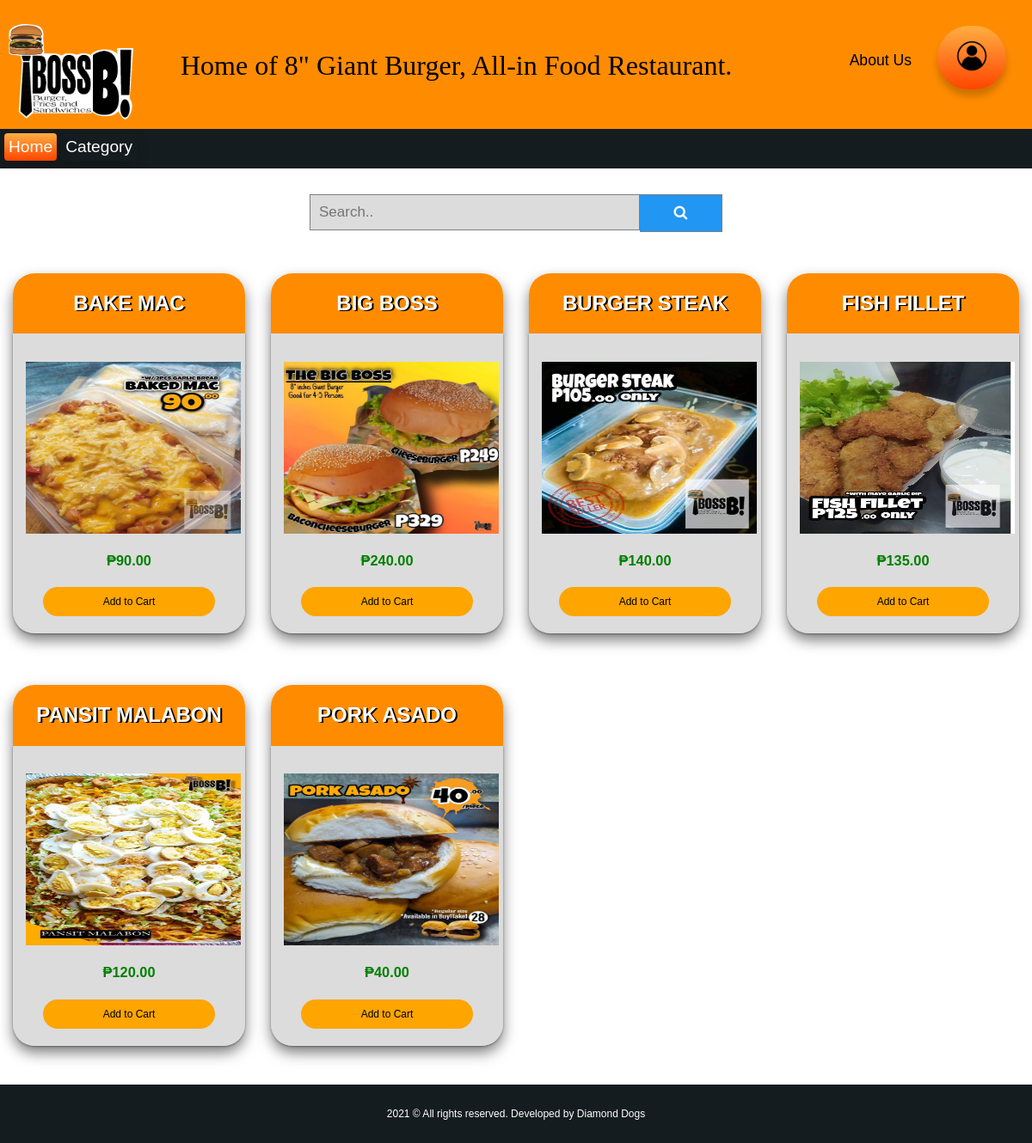
The page /user/visitor_dashb.php on the database its author committed.
### tables this page shows
CREATE TABLE `products` (
  `PROD_ID` int(100) NOT NULL,
  `IMAGE` varchar(60) NOT NULL,
  `PROD_NAME` varchar(100) NOT NULL,
  `AVAILABILITY` varchar(20) NOT NULL,
  `PRICE` int(11) NOT NULL,
  `CATEGORY` char(60) NOT NULL
);

### user/visitor_dashb.php (the view, shortened to what this page needs)
<?php
	include ('../dbase/dbaseconnection.php');
?>
<!DOCTYPE html>
<html>
<head>
    <link rel="stylesheet" href="https://cdnjs.cloudflare.com/ajax/libs/font-awesome/4.7.0/css/font-awesome.min.css">
  </head>
<!DOCTYPE html>
<html>
<head>
  </head>
  <body >
  </head>
  <body>
      <div class="header3">
		<div class="dropdown">
            <a href="signin.php"><button class="dropbtn"><img src="../icons/usericon.png" href="signin.php" style="margin:auto;max-width:100%"></img></button></a>
         </div>
			<a class="about" href="aboutus.php" >About Us</a>&nbsp;
		 <p>Home of 8" Giant Burger, All-in Food Restaurant.<p>
       <h1><img src="../icons/logo.png" class="logo" style="max-width:20%"></h1>
	 </div>
  <div class="topnav" id="myTopnav">
          <div class = "nav_opt">
            <a class='home' href="visitor_dashb.php">Home</a>
            <form method=POST action='visitor_dashb.php'>
              <div class="cdropdown">
                <a class="cdropbtn" autofocus="autofocus">Category</a>
                <br><br>
              </div>
            </form>
          </div>
  </div>
      <form method="POST" class="search_cust" action="visitor_dashb.php" style="margin:auto;max-width:40%">
            <input type="text" placeholder="Search.." name="search">
            <button type="submit"><i class="fa fa-search"></i></button>
      </form>
<div class="row">
  <?php
        if(isset($_POST['search'])) {
          $search = $_POST['search'];
          $search = preg_replace("#[^0-9a-z]i#","", $search);
          $query = mysqli_query($conn, "SELECT * FROM products WHERE PROD_NAME LIKE '%".$search."%' ") or die ("Could not search");
        }
        else if(isset($_POST['burger'])) {
          $query = mysqli_query($conn, "SELECT * FROM products WHERE CATEGORY='Burgers' AND AVAILABILITY='Available'") or die ("Category is Empty");
        }
        else if(isset($_POST['meals'])) {
          $query = mysqli_query($conn, "SELECT * FROM products WHERE CATEGORY='Meals' AND AVAILABILITY='Available'") or die ("Category is Empty");
        }
        else if(isset($_POST['bvrgs'])) {
          $query = mysqli_query($conn, "SELECT * FROM products WHERE CATEGORY='Partytray' AND AVAILABILITY='Available'") or die ("Category is Empty");
        }
        else {
          $query=mysqli_query($conn,"select * FROM products WHERE AVAILABILITY='Available' ORDER BY PROD_NAME")or die(mysqli_error($conn));
        }
          while($row=mysqli_fetch_array($query)) {
  ?>
        <div class="col-3 col-s-12">
          <div class="food-card"style="border-radius:25px 25px 25px 25px">
            <div class="header1" style="border-radius:25px 25px 0px 0px" >
            <h1><?php echo strtoupper($row['PROD_NAME']);?></h1>
            </div>
            <div class="aside"  style="border-radius: 0px 0px 25px 25px">
              <center>
                <h2><img style="width:250px;height:200px" src="../imgs/<?php echo $row['IMAGE'];?>"></h2>
              </center>
                <h3><font color="green">&#8369;<?php echo number_format($row['PRICE'],2);?></font></h3>
                  <a class="button" href="signin.php" style="vertical-align:middle"><span> Add to Cart </span></a>
			</div>
          </div>
        </div>
  <?php
    }
  ?>
  </div>
    <div class="footer">
      <p>2021 © All rights reserved. Developed by <a class="dev_link" href="developer">Diamond Dogs</a></p>
    </div>
</body>
</html>

### user/visitor_dashb.php (style rules this page uses)
body { margin: 0; font-family: Arial, Helvetica, sans-serif; background-color: white; }
.topnav { overflow: hidden; background-color:#151c1f; padding: 5px; }
.topnav a { font-family: Arial, Helvetica, sans-serif; float: left; display: block; color: white; text-align: center; padding: 5px; background:none; text-decoration: none; font-size: 1.2em; border-radius: 4px; cursor: pointer; }
.topnav a.home { font-family: Arial, Helvetica, sans-serif; color: white; background-image: linear-gradient(#ffae42, #ff4500); }
.nav_opt a { box-shadow: 0px 8px 16px 0px rgba(0,0,0,0.2); }
.dropbtn { background-image: linear-gradient(#ffae42, #ff4500); align-items: center; width: 80px; font-family: 'San Serif'; font-size: 14px; border: none; border-radius: 50px; box-shadow: 0px 8px 8px 0px rgba(0,0,0,0.2); transition: transform .2s; cursor: pointer; }
.dropdown { float: right; margin-right:20px; margin-top:20px; }
a.cdropbtn { padding: 5px; }
.cdropbtn { color: black; padding: 8px; font-size: 14px; border: none; }
.cdropdown { float: left; margin-left: 5px; }
* { box-sizing: border-box; }
.row::after { content: ""; clear: both; display: table; }
[class*="col-"] { float: left; padding: 15px; }
html { font-family: "Lucida Sans", sans-serif; }
.aside { background-color:#DCDCDC; padding: 15px; text-align: center; font-size: 14px; box-shadow: 0 1px 3px rgba(0,0,0,0.12), 0 1px 2px rgba(0,0,0,0.24); }
.footer { background-color: #151c1f; color: #ffffff; text-align: center; font-size: 12px; padding: 15px; margin-top:30px; }
[class*="col-"] { width: 100%; }
@media only screen and (min-width: 600px) { .col-s-12 { width: 100%; } }
@media only screen and (min-width: 768px) { .col-3 { width: 25%; } }
.header1 { padding:5px; text-align: center; background-color:#FF8C00; color:white; font-family:arial; font-size: 12px; margin-top: 30px; text-shadow: 2px 1px black; }
form.search_cust input[type=text] { padding: 10px; font-size: 17px; border: 1px solid grey; float: left; width: 80%; background:#DCDCDC; margin-top: 30px; margin-bottom: 5px; }
form.search_cust button { float: left; width: 20%; padding: 11px; background: #2196F3; color: white; font-size: 17px; border: 1px solid grey; border-left: none; cursor: pointer; margin-top: 30px; }
form.search_cust::after { content: ""; clear: both; display: table; }
.button { display: inline-block; border-radius: 35px; background-color: #FFA500; border: none; color: black; text-align: center; font-size: 12px; padding: 10px; width: 200px; transition: all 0.5s; cursor: pointer; margin: 5px; }
.button span { cursor: pointer; display: inline-block; position: relative; transition: 0.5s; }
.button span:after { content: '\00bb'; position: absolute; opacity: 0; top: 0; right: -20px; transition: 0.5s; }
.header3 { background-color:#FF8C00; padding:10px; height:150px; }
.header3 h1 { text-align: left; font-size: 2em; font-family: Arial, Helvetica, sans-serif; color:black; margin-top:0px; position:absolute; }
.header3 p { font-size: 2em; font-family: 'Gabriola'; color:black; margin-left:200px; margin-top:30px; position:absolute; }
.about { font-size: 1.1em; font-family: Arial, Helvetica, sans-serif; color:black; float: right; text-decoration: none; margin-right:30px; margin-top:50px; }
.dev_link { text-decoration: none; color: white; }
.food-card { box-shadow: 0px 8px 16px 0px rgba(0,0,0,.5); cursor: pointer; }

### rows shown on the page
products: PROD_NAME "BAKE MAC", IMAGE (picture), PRICE "90.00"
products: PROD_NAME "BIG BOSS", IMAGE (picture), PRICE "240.00"
products: PROD_NAME "BURGER STEAK", IMAGE (picture), PRICE "140.00"
products: PROD_NAME "FISH FILLET", IMAGE (picture), PRICE "135.00"
products: PROD_NAME "PANSIT MALABON", IMAGE (picture), PRICE "120.00"
products: PROD_NAME "PORK ASADO", IMAGE (picture), PRICE "40.00"
